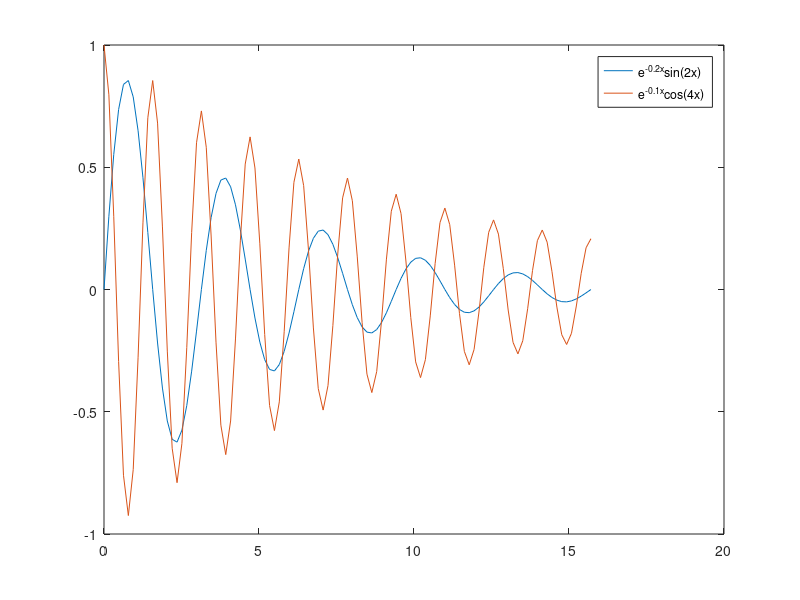

This figure's MATLAB source: (Note: this script raises an error after producing the figure.)
a = @(x) exp(-0.2*x).*sin(2*x);
b = @(x) exp(-0.1*x).*cos(4*x);

x = 0:pi/20:5*pi;

figure; 
figure1 = plot(x, a(x), 'DisplayName', 'e^{-0.2x}sin(2x)');
hold on;
figure2 = plot(x, b(x), 'DisplayName', 'e^{-0.1x}cos(4x)');
hold off;
legend show
figure1.Color = 'Black'
figure1.LineStyle = '-'
figure1.LineWidth = 10
figure2.Color = 'Blue'
figure2.LineStyle = '--'
xlabel('x');
ylabel('Function value');
title('Quetion1');
handle = gcf
